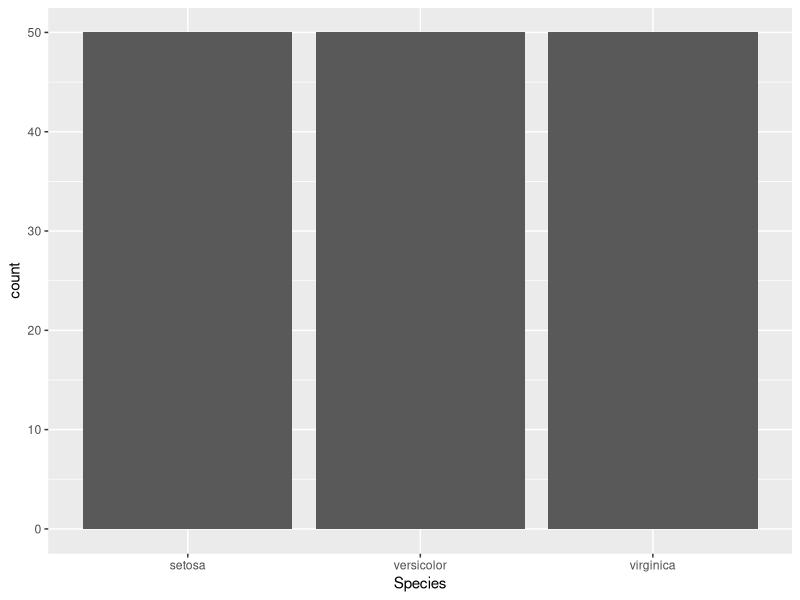

Reproduce this figure in R.
library(tidyverse)
library(ggplot2)
iris <- datasets::iris

glimpse(iris)

count(iris)

ggplot(data = iris, mapping = aes(x = Species))+
geom_bar()
